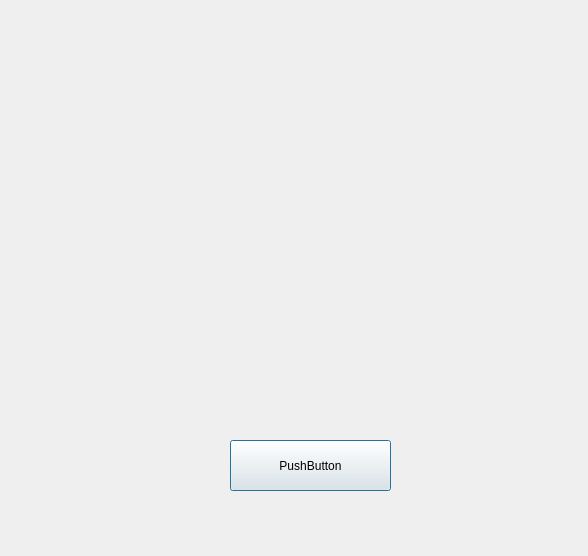
<?xml version="1.0" encoding="UTF-8"?>
<ui version="4.0">
 <class>Dialog</class>
 <widget class="QDialog" name="Dialog">
  <property name="geometry">
   <rect>
    <x>0</x>
    <y>0</y>
    <width>588</width>
    <height>556</height>
   </rect>
  </property>
  <property name="windowTitle">
   <string>Dialog</string>
  </property>
  <widget class="QPushButton" name="pushButton">
   <property name="geometry">
    <rect>
     <x>230</x>
     <y>440</y>
     <width>161</width>
     <height>51</height>
    </rect>
   </property>
   <property name="text">
    <string>PushButton</string>
   </property>
  </widget>
  <widget class="QLabel" name="label">
   <property name="geometry">
    <rect>
     <x>120</x>
     <y>40</y>
     <width>391</width>
     <height>361</height>
    </rect>
   </property>
   <property name="text">
    <string/>
   </property>
  </widget>
 </widget>
 <resources/>
 <connections/>
</ui>
